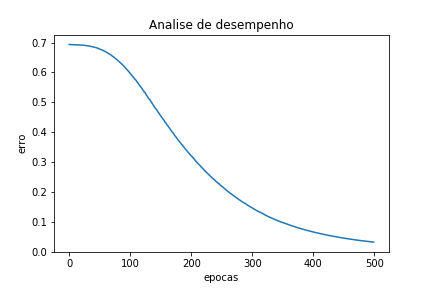

The Python source for this figure:
import numpy as np
from keras.models import Sequential
from keras.layers import Dense
import keras.callbacks as kc
import matplotlib.image as mpimg
import matplotlib.pyplot as plt
from keras.wrappers.scikit_learn import KerasRegressor
from sklearn.preprocessing import LabelEncoder, OneHotEncoder

x = [[0, 0, 0],[0, 0 ,1],[0, 1 ,0],[0, 1, 1],[1, 0, 0],[1, 0, 1],[1, 1, 0],[1, 1, 1]]
y = [0,1,1,0,1,0,0,1]

x = np.array(x)
y = np.array(y)

modelo = Sequential()
modelo.add(Dense(20, input_dim=3, activation='relu'))
modelo.add(Dense(10, init='uniform', activation='relu'))
modelo.add(Dense(1, init='uniform', activation='sigmoid'))

modelo.compile(loss='binary_crossentropy', optimizer='adam', metrics=['accuracy'])

fit = modelo.fit(x, y, epochs=500, batch_size=2, verbose=2)

plt.plot(fit.history['loss'])
plt.title('Analise de desempenho')
plt.ylabel('erro')
plt.xlabel('epocas')
plt.savefig('q2_a.png')
##plt.show()

